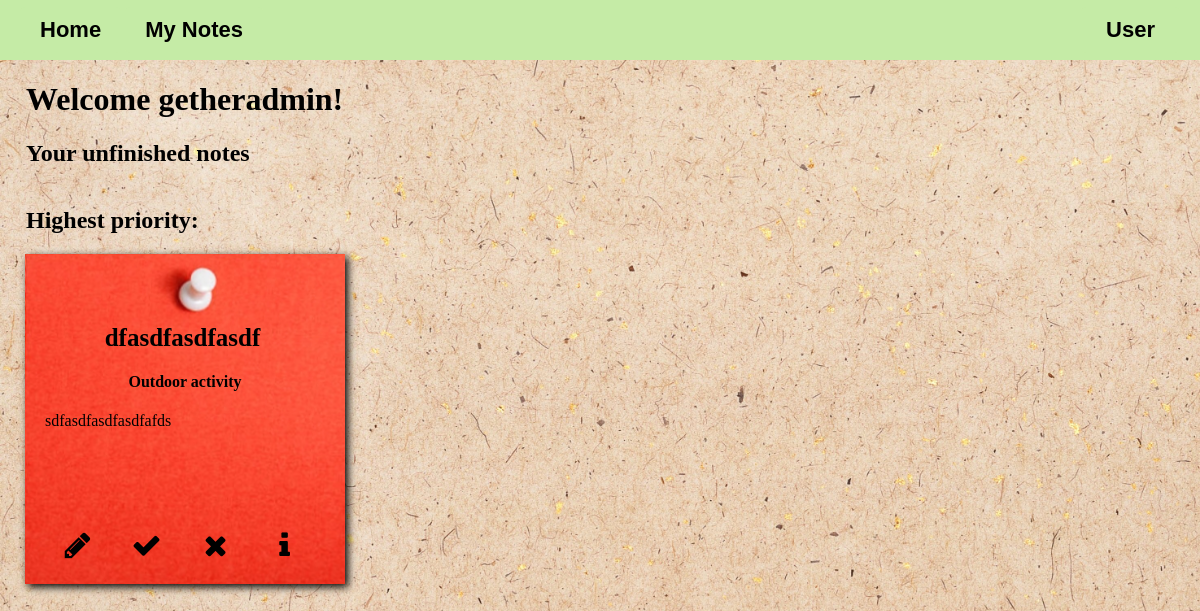
The page / (signed in) on the database as committed earlier.
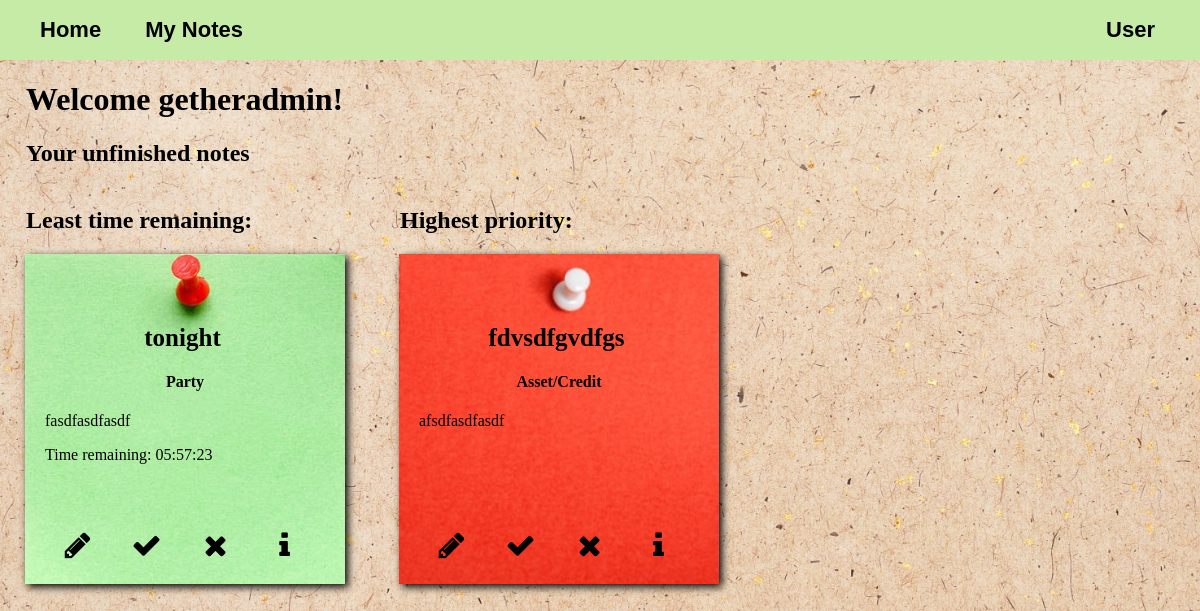
The same page on the database as committed later.
### viewer/models.py (models this page shows, shortened)
class Note(Model):
    PRIORITY_CHOICES = [
        (1, "Low"),
        (2, "Mid"),
        (3, "High"),
        (4, "Top")
    ]
    COLD = 'Cold (below 0°C)'
    MODERATE = 'Moderate (0-15°C)'
    WARM = 'Warm (16°C +)'
    WEATHER_CHOICES = [
        (COLD, 'Cold (below 0°C)'),
        (MODERATE, 'Moderate (0-15°C)'),
        (WARM, 'Warm (16°C +)'),
    ]
    user = ForeignKey(User, on_delete=CASCADE)
    category = ForeignKey(Category, on_delete=CASCADE)
    name = CharField(max_length=100)
    priority = IntegerField(choices=PRIORITY_CHOICES, default="Low")
    created_at = DateTimeField(auto_now_add=True)
    scheduled_time = DateTimeField(blank=True, null=True)
    description = TextField()
    preferred_weather = CharField(max_length=50, choices=WEATHER_CHOICES, blank=True)
    finished = BooleanField(default=False)

class Category(Model):
    name = CharField(max_length=50)

### viewer/views.py (the view)
# urls.py: path('', homepage, name="homepage"),
def homepage(request):
    user_id = request.user.id
    now_utc = datetime.now(timezone.utc)
    notes_ordered_by_time = Note.objects.filter(user_id=user_id, scheduled_time__gte=now_utc, finished=False).order_by('scheduled_time')
    first_note_by_time = notes_ordered_by_time.first()
    try:
        note_with_priority_4 = Note.objects.get(user_id=user_id, finished=False, priority=4)
    except Note.DoesNotExist:
        note_with_priority_4 = None
    if first_note_by_time is not None:
        remaining_time = (first_note_by_time.scheduled_time - now_utc).total_seconds()
        days = int(remaining_time // (24 * 3600))
        seconds = int(remaining_time % (24 * 3600))
        hours = seconds // 3600
        minutes = (seconds // 60) % 60
        seconds = seconds % 60
        if days > 0:
            remaining_time_formatted = f"{days}d:{hours:02d}h:{minutes:02d}m:{seconds:02d}s"
        else:
            remaining_time_formatted = f"{hours:02d}:{minutes:02d}:{seconds:02d}"
    else:
        remaining_time_formatted = ''
    return render(request, 'homepage.html', {"first_note_by_time": first_note_by_time, "remaining_time_formatted": remaining_time_formatted,
                                             "note_with_priority_4": note_with_priority_4})

### viewer/templates/homepage.html (shortened to what this page needs)
{% extends 'base.html' %}
{% block content %}
{% load static %}
<body>
<link rel="stylesheet" href="{% static 'styling.css' %}">
<link rel="stylesheet" href="http://cdnjs.cloudflare.com/ajax/libs/font-awesome/4.4.0/css/font-awesome.min.css">
{% if request.user.is_authenticated %}
    <h1>Welcome {{ request.user.username }}!</h1>
    {% if first_note_by_time or note_with_priority_4 %}
    <h2>Your unfinished notes</h2>
    {% else %}
    <h2>There is nothing to worry about, all your time-scheduled and top-priority notes are done.</h2>
    {% endif %}
    <div style="display: inline-block;">
    {% if first_note_by_time %}
    <h2>Least time remaining:</h2>
        <div class="note">
            <div class="note-content">
                <h3>{{ first_note_by_time.name }}</h3>
                <h4>{{ first_note_by_time.category.name }}</h4>
                <p>{{ first_note_by_time.description }}</p>
                <p>Time remaining: {{ remaining_time_formatted }}</p>
            </div>
            <div class="note-actions">
                <a href="http://127.0.0.1:8000/notes/{{ first_note_by_time.id }}/edit/"><button class="edit-note"><i class="fa fa-pencil"></i></button></a>
                    <form style="display: inline-block;" method="post" action="{% url 'finish_note' first_note_by_time.id %}" onsubmit="return confirm('Is it really finished?')">
                      <button class="finish-note"><i class='fa fa-check'></i></button>
                    </form>
                    <form style="display: inline-block;" method="post" action="{% url 'delete_note' first_note_by_time.id %}" onsubmit="return confirm('Are you sure you want to delete this note?')">
                      <button class="delete-note"><i class="fa fa-times"></i></button>
                    </form>
                <a href="http://127.0.0.1:8000/note_detail/{{ first_note_by_time.id }}"><button class="note-details"><i class='fa fa-info'></i></button></a>
            </div>
        </div>
    </div>
    {% endif %}
    <div style="display: inline-block;">
    {% if note_with_priority_4 %}
    <h2>Highest priority:</h2>
        <div class="note-high-priority">
            <div class="note-content">
                <h3>{{ note_with_priority_4.name }}</h3>
                <h4>{{ note_with_priority_4.category.name }}</h4>
                <p>{{ note_with_priority_4.description }}</p>
            </div>
            <div class="note-actions">
                <a href="http://127.0.0.1:8000/notes/{{ note_with_priority_4.id }}/edit/"><button class="edit-note"><i class="fa fa-pencil"></i></button></a>
                    <form style="display: inline-block;" method="post" action="{% url 'finish_note' note_with_priority_4.id %}" onsubmit="return confirm('Is it really finished?')">
                      <button class="finish-note"><i class='fa fa-check'></i></button>
                    </form>
                    <form style="display: inline-block;" method="post" action="{% url 'delete_note' note_with_priority_4.id %}" onsubmit="return confirm('Are you sure you want to delete this note?')">
                      <button class="delete-note"><i class="fa fa-times"></i></button>
                    </form>
                <a href="http://127.0.0.1:8000/note_detail/{{ note_with_priority_4.id }}"><button class="note-details"><i class='fa fa-info'></i></button></a>
            </div>
        </div>
    </div>
    {% endif %}
{% else %}
    <h1>Welcome to Notepad app!</h1>
    <h2>In this app, you can add notes with various filters.</h2>
    <h2>To begin, you need to be logged into our site.</h2>
{% endif %}
</body>
{% endblock %}

Rows that differ between the two databases and show on the page:
no longer on this page (row edited): Note: name "dfasdfasdfasdf", category.name "Outdoor activity", description "sdfasdfasdfasdfafds"
now on this page (row edited): Note: name "tonight", category.name "Party", description "fasdfasdfasdf"
added Note: name "fdvsdfgvdfgs", category.name "Asset/Credit", description "afsdfasdfasdf"
Other text that changed with them:
{{ remaining_time_formatted }}: (not shown) → "05:57:23"
text now shown: "Least time remaining: Time remaining:"
